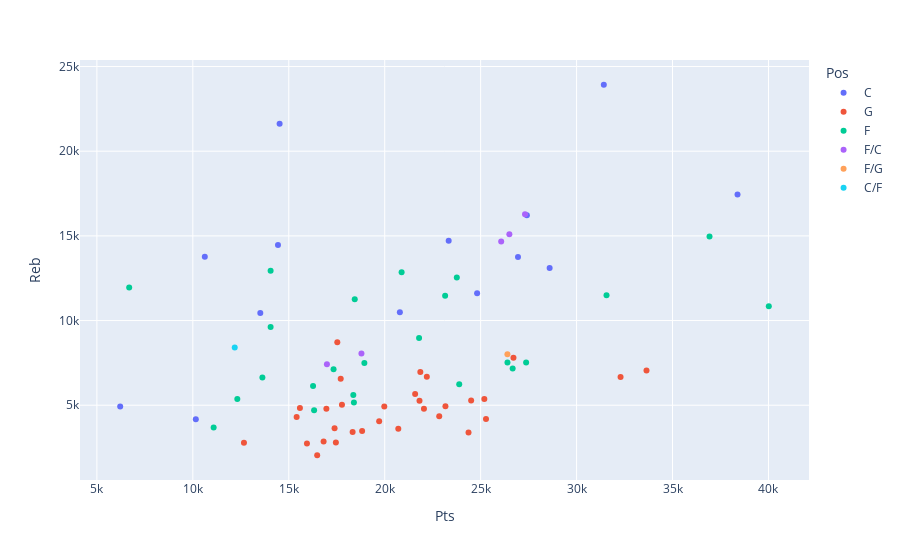
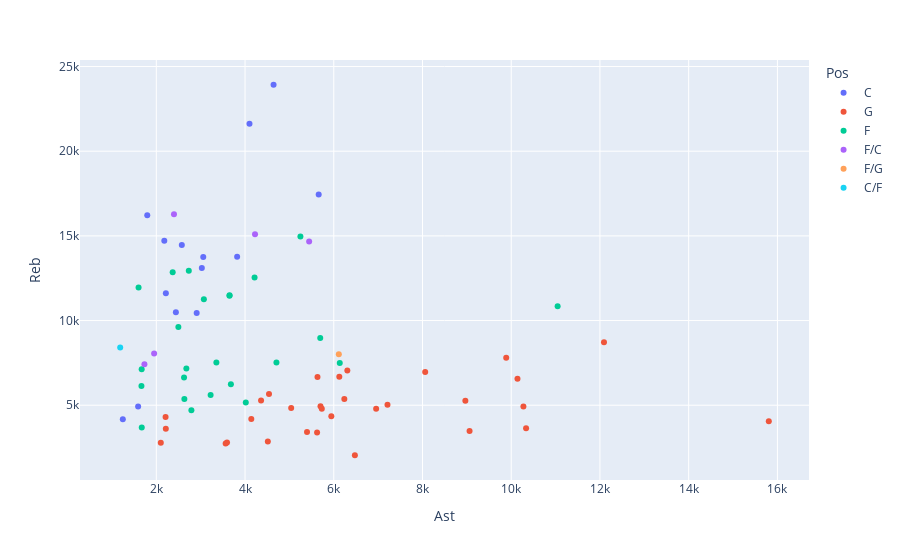
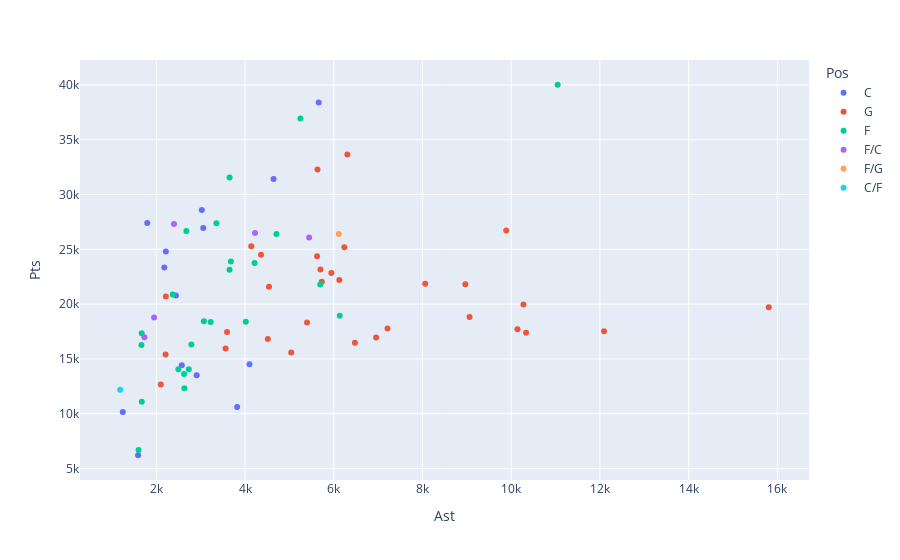

Source (notebook cell) for these figures, in order:
### Code cell
#visulation of some data 

# Matplotlib and Seaborn for Visualization
#checking the REB & AST 
import seaborn as sns
sns.scatterplot(x='Reb', y='Ast', data=df, hue='Pos')
plt.xlabel('Rebounds')
plt.ylabel('Assists')
plt.title('Rebounds vs. Assists')
plt.show()


df.groupby('Championships won')['Pos'].value_counts().unstack().plot(kind='bar', stacked=True)
plt.xlabel('Number of Championships')
plt.ylabel('Frequency')
plt.title('Frequency of Championships Won by Position')
plt.legend(title='Position')
plt.show()


# Interactive Visualization (Plotly or Bokeh)
# Example:
import plotly.express as px
fig = px.scatter(df, x='Pts', y='Reb', color='Pos', hover_name='Name')
fig.show()

fig = px.scatter(df, x='Ast', y='Reb', color='Pos', hover_name='Name')
fig.show()

fig = px.scatter(df, x='Ast', y='Pts', color='Pos', hover_name='Name')
fig.show()

### Figure 1 — Plotly figure (JSON) as saved in the notebook; plotly's stock layout.template omitted (floating-point values rounded to 4 significant figures)
{"data": [{"hovertemplate": "<b>%{hovertext}</b><br><br>Pos=C<br>Pts=%{x}<br>Reb=%{y}<extra></extra>", "hovertext": ["Kareem Abdul-Jabbar", "Wilt Chamberlain †", "Dave Cowens", "Patrick Ewing", "Moses Malone †", "George Mikan †", "Hakeem Olajuwon", "Shaquille O'Neal", "Robert Parish", "David Robinson", "Bill Russell", "Nate Thurmond †", "Wes Unseld †", "Bill Walton"], "legendgroup": "C", "marker": {"color": "#636efa", "symbol": "circle"}, "mode": "markers", "name": "C", "orientation": "v", "showlegend": true, "type": "scatter", "x": [38387, 31419, 13516, 24815, 27409, 10156, 26946, 28596, 23334, 20790, 14522, 14437, 10624, 6215], "xaxis": "x", "y": [17440, 23924, 10444, 11607, 16212, 4167, 13748, 13099, 14715, 10497, 21620, 14464, 13769, 4923], "yaxis": "y"}, {"hovertemplate": "<b>%{hovertext}</b><br><br>Pos=G<br>Pts=%{x}<br>Reb=%{y}<extra></extra>", "hovertext": ["Ray Allen", "Nate Archibald", "Dave Bing", "Kobe Bryant †", "Bob Cousy", "Stephen Curry", "Clyde Drexler", "Walt Frazier", "George Gervin", "Hal Greer †", "James Harden", "Allen Iverson", "Magic Johnson", "Sam Jones", "Michael Jordan", "Jason Kidd", "Damian Lillard", "Pete Maravich †", "Reggie Miller", "Earl Monroe", "Steve Nash", "Chris Paul", "Gary Payton", "Oscar Robertson", "Bill Sharman †", "John Stockton", "Isiah Thomas", "Dwyane Wade", "Jerry West", "Russell Westbrook", "Lenny Wilkens"], "legendgroup": "G", "marker": {"color": "#EF553B", "symbol": "circle"}, "mode": "markers", "name": "G", "orientation": "v", "showlegend": true, "type": "scatter", "x": [24505, 16481, 18327, 33643, 16960, 22841, 22195, 15581, 20708, 21586, 22045, 24368, 17707, 15411, 32292, 17529, 16815, 15948, 25279, 17454, 17387, 19978, 21813, 26710, 12665, 19711, 18822, 23165, 25192, 21857, 17772], "xaxis": "x", "y": [5272, 2046, 3420, 7047, 4786, 4355, 6677, 4830, 3607, 5665, 4794, 3394, 6559, 4305, 6672, 8725, 2856, 2747, 4182, 2796, 3642, 4923, 5269, 7804, 2779, 4051, 3478, 4933, 5366, 6961, 5030], "yaxis": "y"}, {"hovertemplate": "<b>%{hovertext}</b><br><br>Pos=F<br>Pts=%{x}<br>Reb=%{y}<extra></extra>", "hovertext": ["Giannis Antetokounmpo", "Carmelo Anthony", "Paul Arizin †", "Charles Barkley", "Rick Barry", "Elgin Baylor †", "Larry Bird", "Billy Cunningham", "Dave DeBusschere †", "Kevin Durant", "Julius Erving", "LeBron James", "Kawhi Leonard", "Jerry Lucas", "Karl Malone", "Kevin McHale", "Dirk Nowitzki", "Bob Pettit", "Paul Pierce", "Scottie Pippen", "Dennis Rodman", "Dolph Schayes †", "Dominique Wilkins", "James Worthy"], "legendgroup": "F", "marker": {"color": "#00cc96", "symbol": "circle"}, "mode": "markers", "name": "F", "orientation": "v", "showlegend": true, "type": "scatter", "x": [12319, 27370, 16266, 23757, 18395, 23149, 21791, 13626, 14053, 23883, 18364, 40017, 11085, 14053, 36928, 17335, 31560, 20880, 26397, 18940, 6683, 18438, 26668, 16320], "xaxis": "x", "y": [5371, 7520, 6129, 12546, 5168, 11463, 8974, 6638, 9618, 6239, 5601, 10847, 3689, 12942, 14968, 7122, 11489, 12849, 7527, 7494, 11954, 11256, 7169, 4708], "yaxis": "y"}, {"hovertemplate": "<b>%{hovertext}</b><br><br>Pos=F/C<br>Pts=%{x}<br>Reb=%{y}<extra></extra>", "hovertext": ["Anthony Davis", "Tim Duncan", "Kevin Garnett", "Elvin Hayes", "Bob McAdoo"], "legendgroup": "F/C", "marker": {"color": "#ab63fa", "symbol": "circle"}, "mode": "markers", "name": "F/C", "orientation": "v", "showlegend": true, "type": "scatter", "x": [16988, 26496, 26071, 27313, 18787], "xaxis": "x", "y": [7420, 15091, 14662, 16279, 8048], "yaxis": "y"}, {"hovertemplate": "<b>%{hovertext}</b><br><br>Pos=F/G<br>Pts=%{x}<br>Reb=%{y}<extra></extra>", "hovertext": ["John Havlicek †"], "legendgroup": "F/G", "marker": {"color": "#FFA15A", "symbol": "circle"}, "mode": "markers", "name": "F/G", "orientation": "v", "showlegend": true, "type": "scatter", "x": [26395], "xaxis": "x", "y": [8007], "yaxis": "y"}, {"hovertemplate": "<b>%{hovertext}</b><br><br>Pos=C/F<br>Pts=%{x}<br>Reb=%{y}<extra></extra>", "hovertext": ["Willis Reed"], "legendgroup": "C/F", "marker": {"color": "#19d3f3", "symbol": "circle"}, "mode": "markers", "name": "C/F", "orientation": "v", "showlegend": true, "type": "scatter", "x": [12183], "xaxis": "x", "y": [8414], "yaxis": "y"}], "layout": {"autosize": true, "legend": {"title": {"text": "Pos"}, "tracegroupgap": 0}, "margin": {"t": 60}, "xaxis": {"anchor": "y", "autorange": true, "domain": [0, 1], "range": [4163.0, 42070.0], "title": {"text": "Pts"}, "type": "linear"}, "yaxis": {"anchor": "x", "autorange": true, "domain": [0, 1], "range": [352.0, 25620.0], "title": {"text": "Reb"}, "type": "linear"}}}

### Figure 2 — Plotly figure (JSON) as saved in the notebook; plotly's stock layout.template omitted (floating-point values rounded to 4 significant figures)
{"data": [{"hovertemplate": "<b>%{hovertext}</b><br><br>Pos=C<br>Ast=%{x}<br>Reb=%{y}<extra></extra>", "hovertext": ["Kareem Abdul-Jabbar", "Wilt Chamberlain †", "Dave Cowens", "Patrick Ewing", "Moses Malone †", "George Mikan †", "Hakeem Olajuwon", "Shaquille O'Neal", "Robert Parish", "David Robinson", "Bill Russell", "Nate Thurmond †", "Wes Unseld †", "Bill Walton"], "legendgroup": "C", "marker": {"color": "#636efa", "symbol": "circle"}, "mode": "markers", "name": "C", "orientation": "v", "showlegend": true, "type": "scatter", "x": [5660, 4643, 2910, 2215, 1796, 1245, 3058, 3026, 2180, 2441, 4100, 2575, 3822, 1590], "xaxis": "x", "y": [17440, 23924, 10444, 11607, 16212, 4167, 13748, 13099, 14715, 10497, 21620, 14464, 13769, 4923], "yaxis": "y"}, {"hovertemplate": "<b>%{hovertext}</b><br><br>Pos=G<br>Ast=%{x}<br>Reb=%{y}<extra></extra>", "hovertext": ["Ray Allen", "Nate Archibald", "Dave Bing", "Kobe Bryant †", "Bob Cousy", "Stephen Curry", "Clyde Drexler", "Walt Frazier", "George Gervin", "Hal Greer †", "James Harden", "Allen Iverson", "Magic Johnson", "Sam Jones", "Michael Jordan", "Jason Kidd", "Damian Lillard", "Pete Maravich †", "Reggie Miller", "Earl Monroe", "Steve Nash", "Chris Paul", "Gary Payton", "Oscar Robertson", "Bill Sharman †", "John Stockton", "Isiah Thomas", "Dwyane Wade", "Jerry West", "Russell Westbrook", "Lenny Wilkens"], "legendgroup": "G", "marker": {"color": "#EF553B", "symbol": "circle"}, "mode": "markers", "name": "G", "orientation": "v", "showlegend": true, "type": "scatter", "x": [4361, 6476, 5397, 6306, 6955, 5945, 6125, 5040, 2214, 4540, 5730, 5624, 10141, 2209, 5633, 12091, 4514, 3563, 4141, 3594, 10335, 10275, 8966, 9887, 2101, 15806, 9061, 5701, 6238, 8061, 7211], "xaxis": "x", "y": [5272, 2046, 3420, 7047, 4786, 4355, 6677, 4830, 3607, 5665, 4794, 3394, 6559, 4305, 6672, 8725, 2856, 2747, 4182, 2796, 3642, 4923, 5269, 7804, 2779, 4051, 3478, 4933, 5366, 6961, 5030], "yaxis": "y"}, {"hovertemplate": "<b>%{hovertext}</b><br><br>Pos=F<br>Ast=%{x}<br>Reb=%{y}<extra></extra>", "hovertext": ["Giannis Antetokounmpo", "Carmelo Anthony", "Paul Arizin †", "Charles Barkley", "Rick Barry", "Elgin Baylor †", "Larry Bird", "Billy Cunningham", "Dave DeBusschere †", "Kevin Durant", "Julius Erving", "LeBron James", "Kawhi Leonard", "Jerry Lucas", "Karl Malone", "Kevin McHale", "Dirk Nowitzki", "Bob Pettit", "Paul Pierce", "Scottie Pippen", "Dennis Rodman", "Dolph Schayes †", "Dominique Wilkins", "James Worthy"], "legendgroup": "F", "marker": {"color": "#00cc96", "symbol": "circle"}, "mode": "markers", "name": "F", "orientation": "v", "showlegend": true, "type": "scatter", "x": [2632, 3354, 1665, 4215, 4017, 3650, 5695, 2625, 2497, 3681, 3224, 11046, 1672, 2732, 5248, 1670, 3651, 2369, 4708, 6135, 1600, 3072, 2677, 2791], "xaxis": "x", "y": [5371, 7520, 6129, 12546, 5168, 11463, 8974, 6638, 9618, 6239, 5601, 10847, 3689, 12942, 14968, 7122, 11489, 12849, 7527, 7494, 11954, 11256, 7169, 4708], "yaxis": "y"}, {"hovertemplate": "<b>%{hovertext}</b><br><br>Pos=F/C<br>Ast=%{x}<br>Reb=%{y}<extra></extra>", "hovertext": ["Anthony Davis", "Tim Duncan", "Kevin Garnett", "Elvin Hayes", "Bob McAdoo"], "legendgroup": "F/C", "marker": {"color": "#ab63fa", "symbol": "circle"}, "mode": "markers", "name": "F/C", "orientation": "v", "showlegend": true, "type": "scatter", "x": [1732, 4225, 5445, 2398, 1951], "xaxis": "x", "y": [7420, 15091, 14662, 16279, 8048], "yaxis": "y"}, {"hovertemplate": "<b>%{hovertext}</b><br><br>Pos=F/G<br>Ast=%{x}<br>Reb=%{y}<extra></extra>", "hovertext": ["John Havlicek †"], "legendgroup": "F/G", "marker": {"color": "#FFA15A", "symbol": "circle"}, "mode": "markers", "name": "F/G", "orientation": "v", "showlegend": true, "type": "scatter", "x": [6114], "xaxis": "x", "y": [8007], "yaxis": "y"}, {"hovertemplate": "<b>%{hovertext}</b><br><br>Pos=C/F<br>Ast=%{x}<br>Reb=%{y}<extra></extra>", "hovertext": ["Willis Reed"], "legendgroup": "C/F", "marker": {"color": "#19d3f3", "symbol": "circle"}, "mode": "markers", "name": "C/F", "orientation": "v", "showlegend": true, "type": "scatter", "x": [1186], "xaxis": "x", "y": [8414], "yaxis": "y"}], "layout": {"autosize": true, "legend": {"title": {"text": "Pos"}, "tracegroupgap": 0}, "margin": {"t": 60}, "xaxis": {"anchor": "y", "autorange": true, "domain": [0, 1], "range": [298.5, 16690.0], "title": {"text": "Ast"}, "type": "linear"}, "yaxis": {"anchor": "x", "autorange": true, "domain": [0, 1], "range": [352.0, 25620.0], "title": {"text": "Reb"}, "type": "linear"}}}

### Figure 3 — Plotly figure (JSON) as saved in the notebook; plotly's stock layout.template omitted (floating-point values rounded to 4 significant figures)
{"data": [{"hovertemplate": "<b>%{hovertext}</b><br><br>Pos=C<br>Ast=%{x}<br>Pts=%{y}<extra></extra>", "hovertext": ["Kareem Abdul-Jabbar", "Wilt Chamberlain †", "Dave Cowens", "Patrick Ewing", "Moses Malone †", "George Mikan †", "Hakeem Olajuwon", "Shaquille O'Neal", "Robert Parish", "David Robinson", "Bill Russell", "Nate Thurmond †", "Wes Unseld †", "Bill Walton"], "legendgroup": "C", "marker": {"color": "#636efa", "symbol": "circle"}, "mode": "markers", "name": "C", "orientation": "v", "showlegend": true, "type": "scatter", "x": [5660, 4643, 2910, 2215, 1796, 1245, 3058, 3026, 2180, 2441, 4100, 2575, 3822, 1590], "xaxis": "x", "y": [38387, 31419, 13516, 24815, 27409, 10156, 26946, 28596, 23334, 20790, 14522, 14437, 10624, 6215], "yaxis": "y"}, {"hovertemplate": "<b>%{hovertext}</b><br><br>Pos=G<br>Ast=%{x}<br>Pts=%{y}<extra></extra>", "hovertext": ["Ray Allen", "Nate Archibald", "Dave Bing", "Kobe Bryant †", "Bob Cousy", "Stephen Curry", "Clyde Drexler", "Walt Frazier", "George Gervin", "Hal Greer †", "James Harden", "Allen Iverson", "Magic Johnson", "Sam Jones", "Michael Jordan", "Jason Kidd", "Damian Lillard", "Pete Maravich †", "Reggie Miller", "Earl Monroe", "Steve Nash", "Chris Paul", "Gary Payton", "Oscar Robertson", "Bill Sharman †", "John Stockton", "Isiah Thomas", "Dwyane Wade", "Jerry West", "Russell Westbrook", "Lenny Wilkens"], "legendgroup": "G", "marker": {"color": "#EF553B", "symbol": "circle"}, "mode": "markers", "name": "G", "orientation": "v", "showlegend": true, "type": "scatter", "x": [4361, 6476, 5397, 6306, 6955, 5945, 6125, 5040, 2214, 4540, 5730, 5624, 10141, 2209, 5633, 12091, 4514, 3563, 4141, 3594, 10335, 10275, 8966, 9887, 2101, 15806, 9061, 5701, 6238, 8061, 7211], "xaxis": "x", "y": [24505, 16481, 18327, 33643, 16960, 22841, 22195, 15581, 20708, 21586, 22045, 24368, 17707, 15411, 32292, 17529, 16815, 15948, 25279, 17454, 17387, 19978, 21813, 26710, 12665, 19711, 18822, 23165, 25192, 21857, 17772], "yaxis": "y"}, {"hovertemplate": "<b>%{hovertext}</b><br><br>Pos=F<br>Ast=%{x}<br>Pts=%{y}<extra></extra>", "hovertext": ["Giannis Antetokounmpo", "Carmelo Anthony", "Paul Arizin †", "Charles Barkley", "Rick Barry", "Elgin Baylor †", "Larry Bird", "Billy Cunningham", "Dave DeBusschere †", "Kevin Durant", "Julius Erving", "LeBron James", "Kawhi Leonard", "Jerry Lucas", "Karl Malone", "Kevin McHale", "Dirk Nowitzki", "Bob Pettit", "Paul Pierce", "Scottie Pippen", "Dennis Rodman", "Dolph Schayes †", "Dominique Wilkins", "James Worthy"], "legendgroup": "F", "marker": {"color": "#00cc96", "symbol": "circle"}, "mode": "markers", "name": "F", "orientation": "v", "showlegend": true, "type": "scatter", "x": [2632, 3354, 1665, 4215, 4017, 3650, 5695, 2625, 2497, 3681, 3224, 11046, 1672, 2732, 5248, 1670, 3651, 2369, 4708, 6135, 1600, 3072, 2677, 2791], "xaxis": "x", "y": [12319, 27370, 16266, 23757, 18395, 23149, 21791, 13626, 14053, 23883, 18364, 40017, 11085, 14053, 36928, 17335, 31560, 20880, 26397, 18940, 6683, 18438, 26668, 16320], "yaxis": "y"}, {"hovertemplate": "<b>%{hovertext}</b><br><br>Pos=F/C<br>Ast=%{x}<br>Pts=%{y}<extra></extra>", "hovertext": ["Anthony Davis", "Tim Duncan", "Kevin Garnett", "Elvin Hayes", "Bob McAdoo"], "legendgroup": "F/C", "marker": {"color": "#ab63fa", "symbol": "circle"}, "mode": "markers", "name": "F/C", "orientation": "v", "showlegend": true, "type": "scatter", "x": [1732, 4225, 5445, 2398, 1951], "xaxis": "x", "y": [16988, 26496, 26071, 27313, 18787], "yaxis": "y"}, {"hovertemplate": "<b>%{hovertext}</b><br><br>Pos=F/G<br>Ast=%{x}<br>Pts=%{y}<extra></extra>", "hovertext": ["John Havlicek †"], "legendgroup": "F/G", "marker": {"color": "#FFA15A", "symbol": "circle"}, "mode": "markers", "name": "F/G", "orientation": "v", "showlegend": true, "type": "scatter", "x": [6114], "xaxis": "x", "y": [26395], "yaxis": "y"}, {"hovertemplate": "<b>%{hovertext}</b><br><br>Pos=C/F<br>Ast=%{x}<br>Pts=%{y}<extra></extra>", "hovertext": ["Willis Reed"], "legendgroup": "C/F", "marker": {"color": "#19d3f3", "symbol": "circle"}, "mode": "markers", "name": "C/F", "orientation": "v", "showlegend": true, "type": "scatter", "x": [1186], "xaxis": "x", "y": [12183], "yaxis": "y"}], "layout": {"autosize": true, "legend": {"title": {"text": "Pos"}, "tracegroupgap": 0}, "margin": {"t": 60}, "xaxis": {"anchor": "y", "autorange": true, "domain": [0, 1], "range": [298.5, 16690.0], "title": {"text": "Ast"}, "type": "linear"}, "yaxis": {"anchor": "x", "autorange": true, "domain": [0, 1], "range": [3598.0, 42630.0], "title": {"text": "Pts"}, "type": "linear"}}}
